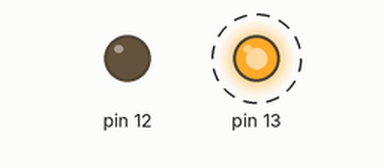
Simulated run of this sketch. Board: Arduino Uno, built with avr-gcc and run on an emulated ATmega328P. On the bench: output pins drawn as LEDs (lit = HIGH). Dashed ring = blinking.

Above: at 0.2 s.
Timing chart, 0 to 3.0 s (numbered marks = the images above):
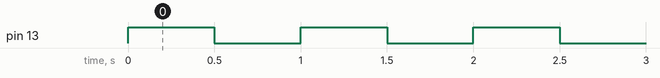

Measured:
- by itself, pin 13: alternates HIGH for 0.50 s and LOW for 0.50 s

The sketch:

blink.ino
```cpp
void setup() {
  // put your setup code here, to run once:
  pinMode(13,OUTPUT);//设置13号引脚为输出模式
  pinMode(12,OUTPUT);//设置12号引脚为输出模式
}

void loop() {
  // put your main code here, to run repeatedly:
  digitalWrite(13,HIGH);
  delay(500);// 单位是毫秒
  digitalWrite(13,LOW);
  delay(500);
}
```
